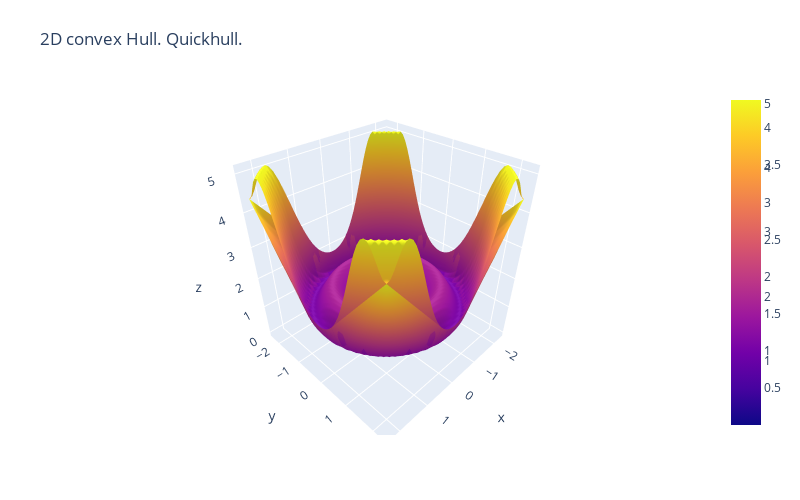

This figure's notebook cell:
### Code cell
fig = go.Figure(data = [go.Surface(x = Xgrid, y = Ygrid, z = f(Xgrid, Ygrid)),
                        go.Surface(x = Xgrid, y = Ygrid, z = f_conv)])
fig.update_layout(title='2D convex Hull. Quickhull.', autosize=False,
                  width=800, height=500,
                  margin=dict(l=65, r=50, b=65, t=90))
fig.show()

### Figure 1 — Plotly figure (JSON) as saved in the notebook; plotly's stock layout.template omitted (floating-point values rounded to 4 significant figures; data arrays with more than 128 entries replaced by an {"elided": "..."} marker saying what was removed)
{"data": [{"type": "surface", "x": {"elided": "50x50 float values"}, "y": {"elided": "50x50 float values"}, "z": {"elided": "50x50 float values"}}, {"type": "surface", "x": {"elided": "50x50 float values"}, "y": {"elided": "50x50 float values"}, "z": {"elided": "50x50 float values"}}], "layout": {"autosize": false, "height": 500, "margin": {"b": 65, "l": 65, "r": 50, "t": 90}, "title": {"text": "2D convex Hull. Quickhull."}, "width": 800}}
